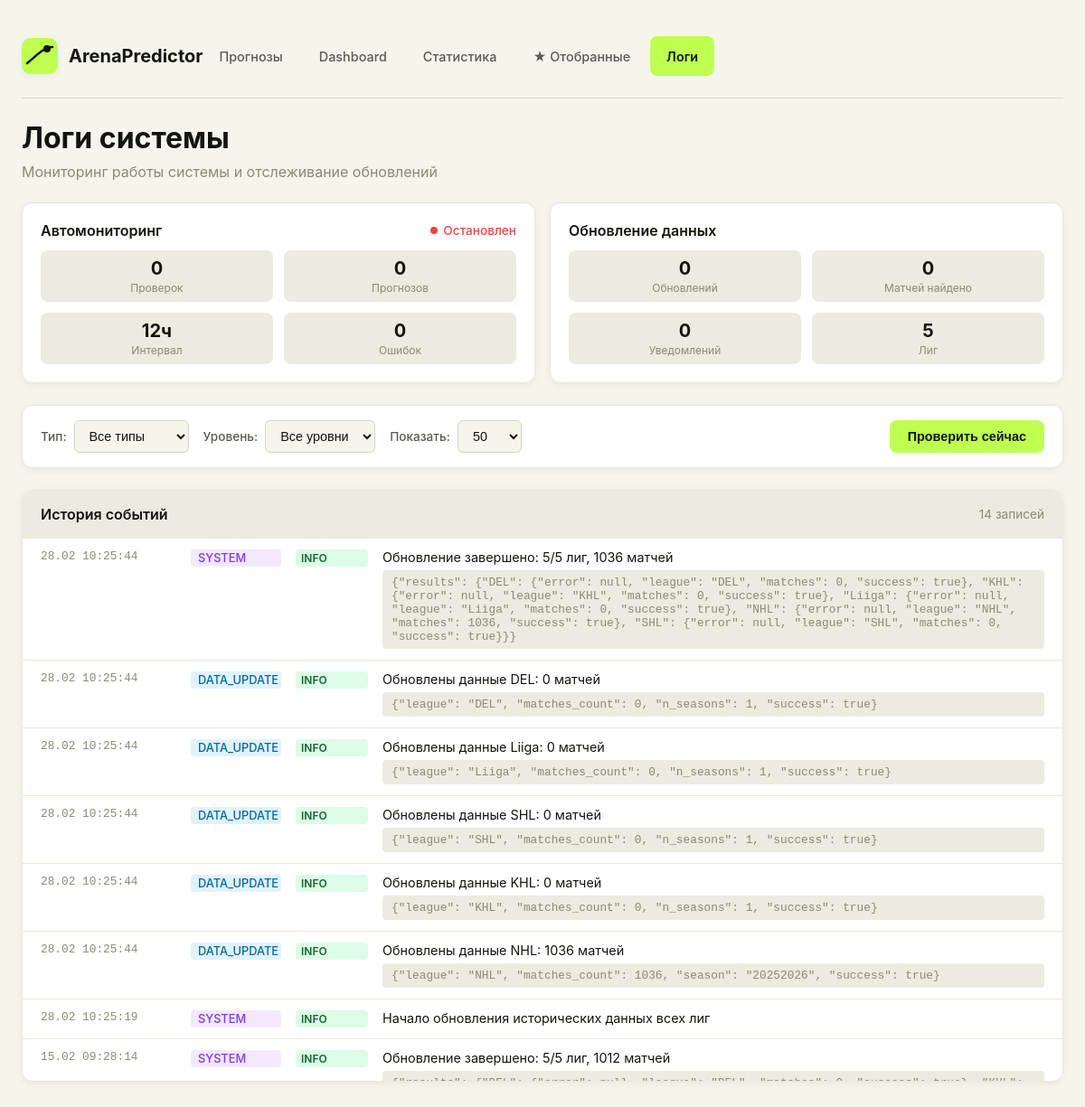
Screenshot of /logs (signed in) with the database file from the repository.
### models.py (models this page shows, shortened)
class SystemLog(db.Model):
    __tablename__ = 'system_logs'
    id = db.Column(db.Integer, primary_key=True)
    timestamp = db.Column(db.DateTime, default=datetime.utcnow, nullable=False, index=True)
    log_type = db.Column(db.String(50), nullable=False, index=True)
    level = db.Column(db.String(20), default='INFO')
    message = db.Column(db.Text, nullable=False)
    details = db.Column(db.JSON)

### src/routes.py (the view)
@routes_bp.route('/logs')
def logs_page():
    from models import SystemLog
    from src.odds_monitor import get_auto_monitor
    from src.data_refresh import get_last_refresh_info
    log_type = request.args.get('type', '')
    level = request.args.get('level', '')
    limit = request.args.get('limit', 50, type=int)
    query = SystemLog.query.order_by(SystemLog.timestamp.desc())
    if log_type:
        query = query.filter(SystemLog.log_type == log_type)
    if level:
        query = query.filter(SystemLog.level == level)
    logs = query.limit(limit).all()
    monitor = get_auto_monitor()
    monitor_stats = monitor.get_stats() if monitor else {}
    refresh_info = get_last_refresh_info() or {}
    log_types = ['data_update', 'monitoring', 'prediction', 'error', 'system']
    levels = ['INFO', 'WARNING', 'ERROR', 'CRITICAL']
    return render_template('logs.html',
                          logs=logs,
                          log_types=log_types,
                          levels=levels,
                          selected_type=log_type,
                          selected_level=level,
                          limit=limit,
                          monitor_stats=monitor_stats,
                          refresh_info=refresh_info)

### app.py (called while the page is built)
@app.before_request
def require_login():
    allowed = ['/auth', '/static', '/favicon', '/@vite']
    path = request.path or '/'
    if any(path.startswith(p) for p in allowed):
        return None
    if not (session.get('sb_user_id') or session.get('user_id')):
        return redirect(url_for('auth_login', next=path))

@app.after_request
def add_header(response):
    response.headers['Cache-Control'] = 'no-store, no-cache, must-revalidate, max-age=0'
    response.headers['Pragma'] = 'no-cache'
    response.headers['Expires'] = '0'
    return response

@app.before_request
def require_login():
    allowed = ['/auth', '/static', '/favicon', '/@vite']
    path = request.path or '/'
    if any(path.startswith(p) for p in allowed):
        return None
    if not (session.get('sb_user_id') or session.get('user_id')):
        return redirect(url_for('auth_login', next=path))

@app.after_request
def add_header(response):
    response.headers['Cache-Control'] = 'no-store, no-cache, must-revalidate, max-age=0'
    response.headers['Pragma'] = 'no-cache'
    response.headers['Expires'] = '0'
    return response

### src/data_refresh.py (called while the page is built)
def get_refresh_state() -> Dict:
    try:
        if os.path.exists(REFRESH_STATE_FILE):
            with open(REFRESH_STATE_FILE, 'r') as f:
                return json.load(f)
    except Exception as e:
        logger.warning(f"Error reading refresh state: {e}")
    return {}

def get_last_refresh_info() -> Optional[Dict]:
    state = get_refresh_state()
    if state.get('last_refresh'):
        return {
            'last_refresh': state['last_refresh'],
            'results': state.get('last_results', {})
        }
    return None

### src/odds_monitor.py (called while the page is built)
def get_auto_monitor() -> AutoMonitor:
    global _global_monitor
    if _global_monitor is None:
        _global_monitor = AutoMonitor(check_interval=43200)  # 12 часов
    return _global_monitor

    def get_stats(self) -> dict:
        return {
            **self._stats,
            'is_running': self._running,
            'last_check': self._last_check.isoformat() if self._last_check else None,
            'last_data_refresh': self._last_data_refresh.isoformat() if self._last_data_refresh else None,
            'check_interval_hours': self.check_interval // 3600
        }

### templates/logs.html (shortened to what this page needs)
<!DOCTYPE html>
<html lang="ru">
<head>
</head>
<body>
    <div class="app">
        <header>
            <a href="/predictions" class="logo">
                <img src="/static/logo.svg" alt="ArenaPredictor" class="logo-icon">
                <h1>ArenaPredictor</h1>
            </a>
            <nav>
                <a href="/predictions">Прогнозы</a>
                <a href="/dashboard">Dashboard</a>
                <a href="/statistics">Статистика</a>
                <a href="/watchlist">★ Отобранные</a>
                <a href="/logs" class="active">Логи</a>
            </nav>
        </header>
        <h2 class="page-title">Логи системы</h2>
        <p class="page-subtitle">Мониторинг работы системы и отслеживание обновлений</p>
        <div class="status-cards">
            <div class="status-card">
                <div class="status-card-header">
                    <span class="status-card-title">Автомониторинг</span>
                    <div class="status-indicator {% if monitor_stats.get('is_running') %}running{% else %}stopped{% endif %}">
                        <span class="status-dot {% if monitor_stats.get('is_running') %}running{% else %}stopped{% endif %}"></span>
                        {% if monitor_stats.get('is_running') %}Активен{% else %}Остановлен{% endif %}
                    </div>
                </div>
                <div class="status-card-stats">
                    <div class="stat-item">
                        <div class="stat-value">{{ monitor_stats.get('total_checks', 0) }}</div>
                        <div class="stat-label">Проверок</div>
                    </div>
                    <div class="stat-item">
                        <div class="stat-value">{{ monitor_stats.get('predictions_created', 0) }}</div>
                        <div class="stat-label">Прогнозов</div>
                    </div>
                    <div class="stat-item">
                        <div class="stat-value">{{ monitor_stats.get('check_interval_hours', 4) }}ч</div>
                        <div class="stat-label">Интервал</div>
                    </div>
                    <div class="stat-item">
                        <div class="stat-value">{{ monitor_stats.get('errors', 0) }}</div>
                        <div class="stat-label">Ошибок</div>
                    </div>
                </div>
            </div>
            <div class="status-card">
                <div class="status-card-header">
                    <span class="status-card-title">Обновление данных</span>
                </div>
                <div class="status-card-stats">
                    <div class="stat-item">
                        <div class="stat-value">{{ monitor_stats.get('data_refreshes', 0) }}</div>
                        <div class="stat-label">Обновлений</div>
                    </div>
                    <div class="stat-item">
                        <div class="stat-value">{{ monitor_stats.get('matches_found', 0) }}</div>
                        <div class="stat-label">Матчей найдено</div>
                    </div>
                    <div class="stat-item">
                        <div class="stat-value">{{ monitor_stats.get('notifications_sent', 0) }}</div>
                        <div class="stat-label">Уведомлений</div>
                    </div>
                    <div class="stat-item">
                        <div class="stat-value">5</div>
                        <div class="stat-label">Лиг</div>
                    </div>
                </div>
            </div>
        </div>
        <form class="filters" method="GET" action="/logs">
            <div class="filter-group">
                <span class="filter-label">Тип:</span>
                <select name="type" onchange="this.form.submit()">
                    <option value="">Все типы</option>
                </select>
            </div>
            <div class="filter-group">
                <span class="filter-label">Уровень:</span>
                <select name="level" onchange="this.form.submit()">
                    <option value="">Все уровни</option>
                </select>
            </div>
            <div class="filter-group">
                <span class="filter-label">Показать:</span>
                <select name="limit" onchange="this.form.submit()">
                    <option value="50" {% if limit == 50 %}selected{% endif %}>50</option>
                </select>
            </div>
            <button type="button" class="btn btn-primary refresh-btn" onclick="checkNow()">
                Проверить сейчас
            </button>
        </form>
        <div class="logs-container">
            <div class="logs-header">
                <span class="logs-title">История событий</span>
                <span class="logs-count">{{ logs|length }} записей</span>
            </div>
            <div class="logs-list">
                {% if logs %}
                    {% for log in logs %}
                    <div class="log-item">
                        <span class="log-timestamp">{{ log.timestamp.strftime('%d.%m %H:%M:%S') if log.timestamp else '-' }}</span>
                        <span class="log-type {{ log.log_type }}">{{ log.log_type }}</span>
                        <span class="log-level {{ log.level }}">{{ log.level }}</span>
                        <div>
                            <div class="log-message">{{ log.message }}</div>
                            {% if log.details %}
                            <div class="log-details">{{ log.details | tojson }}</div>
                            {% endif %}
                        </div>
                    </div>
                    {% endfor %}
                {% else %}
                    <div class="empty-state">
                        <div class="empty-state-icon">📋</div>
                        <div class="empty-state-title">Нет логов</div>
                        <p>Логи появятся после первой проверки мониторинга</p>
                    </div>
                {% endif %}
            </div>
        </div>
    </div>
</body>
</html>

### rows the page displays
SystemLog: timestamp "28.02 10:25:44", log_type "SYSTEM", level "INFO", message "Обновление завершено: 5/5 лиг, 1036 матчей", details|tojson "{\"results\": {\"DEL\": {\"error\": null, \"league\": \"DEL\", \"matches\": 0, \"success\": true}, \"KHL\": {\"error\": null, \"league\": \"KHL\", \"matches\": 0, \"success\": true}, \"Liiga\": {\"error\": null, \"league\": \"Liiga\", \"matches\": 0, \"success\": true}, \"NHL\": {\"error\": null, \"league\": \"NHL\", \"matches\": 1036, \"success\": true}, \"SHL\": {\"error\": null, \"league\": \"SHL\", \"matches\": 0, \"success\": true}}}"
SystemLog: timestamp "28.02 10:25:44", log_type "DATA_UPDATE", level "INFO", message "Обновлены данные DEL: 0 матчей", details|tojson "{\"league\": \"DEL\", \"matches_count\": 0, \"n_seasons\": 1, \"success\": true}"
SystemLog: timestamp "28.02 10:25:44", log_type "DATA_UPDATE", level "INFO", message "Обновлены данные Liiga: 0 матчей", details|tojson "{\"league\": \"Liiga\", \"matches_count\": 0, \"n_seasons\": 1, \"success\": true}"
SystemLog: timestamp "28.02 10:25:44", log_type "DATA_UPDATE", level "INFO", message "Обновлены данные SHL: 0 матчей", details|tojson "{\"league\": \"SHL\", \"matches_count\": 0, \"n_seasons\": 1, \"success\": true}"
SystemLog: timestamp "28.02 10:25:44", log_type "DATA_UPDATE", level "INFO", message "Обновлены данные KHL: 0 матчей", details|tojson "{\"league\": \"KHL\", \"matches_count\": 0, \"n_seasons\": 1, \"success\": true}"
SystemLog: timestamp "28.02 10:25:44", log_type "DATA_UPDATE", level "INFO", message "Обновлены данные NHL: 1036 матчей", details|tojson "{\"league\": \"NHL\", \"matches_count\": 1036, \"season\": \"20252026\", \"success\": true}"
SystemLog: timestamp "28.02 10:25:19", log_type "SYSTEM", level "INFO", message "Начало обновления исторических данных всех лиг"
SystemLog: timestamp "15.02 09:28:14", log_type "SYSTEM", level "INFO", message "Обновление завершено: 5/5 лиг, 1012 матчей"

### other values shown
{{ monitor_stats.get('total_checks', 0) }} "0"
{{ monitor_stats.get('predictions_created', 0) }} "0"
{{ monitor_stats.get('check_interval_hours', 4) }} "12"
{{ monitor_stats.get('errors', 0) }} "0"
{{ monitor_stats.get('data_refreshes', 0) }} "0"
{{ monitor_stats.get('matches_found', 0) }} "0"
{{ monitor_stats.get('notifications_sent', 0) }} "0"
{{ logs|length }} "14"
